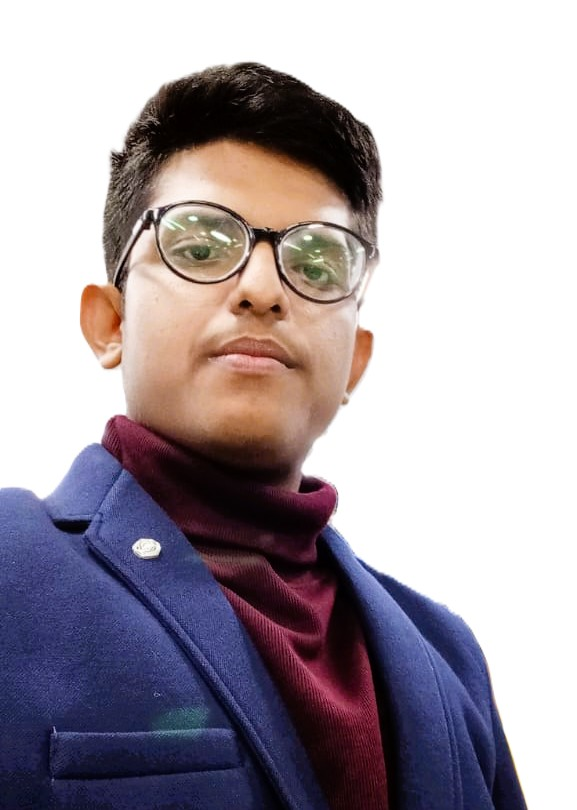
#> input picture evbharat-frontend/evbharat-frontend/backend/EVBharat Bot/data/88921723-d479-473c-a0b1-8241e82b0c16_ash.jpg, 577 x 810 px, given in place of the camera
$ python drowsiness_detection_simple.py
#> lines starting #> are read from the running program, lines starting #| are printed output that depends on the picture; after the words box and inside, x2 and y2 are one past the last pixel; in counts of white or black regions, pixels touching at a corner belong together
#> the answer given: 1
"""
🧠 Driver Drowsiness Detection - OPENCV ONLY VERSION
Ultra-simple version using only OpenCV built-in features
NO external dependencies needed!
"""

import cv2
import numpy as np
from scipy.spatial import distance
import os
import subprocess
import threading
import time

print("\n✅ OpenCV Version:", cv2.__version__)

ALERT_MESSAGE = "You are drowsy. Stop the car and take rest and be hydrated."
ALERT_COOLDOWN_SECONDS = 8
_last_alert_time = 0.0


# [37 lines left out: functions _play_alarm_and_voice, trigger_alert_if_needed, not called in this run]


def _load_cascade(possible_files):
    """Load the first available Haar cascade file from OpenCV data path."""
    for filename in possible_files:
        full_path = os.path.join(cv2.data.haarcascades, filename)
        cascade = cv2.CascadeClassifier(full_path)
        if not cascade.empty():
            return cascade, full_path
    return None, None

# ============================================================================
# 👁️ EYE ASPECT RATIO (EAR)
# ============================================================================

# [7 lines left out: function eye_aspect_ratio, not called in this run]


# ============================================================================
# 🎥 SIMPLE DROWSINESS DETECTION - BLINK-BASED
# ============================================================================

def detect_drowsiness_simple():
    """
    Simple drowsiness detection using eye blink frequency
    """
    print("\n" + "="*70)
    print("🚗 SIMPLE DROWSINESS DETECTION - STARTING")
    print("="*70)

    # Load cascade classifiers (built-in with OpenCV)
    face_cascade, face_cascade_path = _load_cascade([
        'haarcascade_frontalface_default.xml',
        'haarcascade_frontalface_alt.xml',
        'haarcascade_frontalface_alt2.xml',
    ])
    eye_cascade, eye_cascade_path = _load_cascade([
        'haarcascade_eye_tree_eyeglasses.xml',
        'haarcascade_eye.xml',
    ])

    if face_cascade is None:
        print("❌ Face cascade not found in OpenCV data directory")
        print(f"   Expected under: {cv2.data.haarcascades}")
        return

    if eye_cascade is None:
        print("❌ Eye cascade not found in OpenCV data directory")
        print(f"   Expected under: {cv2.data.haarcascades}")
        return

    print("✅ Cascade classifiers loaded")
    print(f"   Face: {face_cascade_path}")
    print(f"   Eye : {eye_cascade_path}")

    # Video capture
    cap = cv2.VideoCapture(0)

    if not cap.isOpened():
        print("❌ Cannot open webcam")
        return

    print("✅ Webcam opened")
    print("\nPress 'q' or ESC to stop\n")

    # Parameters
    blink_count = 0
    frame_count = 0
    eyes_closed_count = 0
    drowsy_threshold = 15  # Consecutive frames with eyes closed

    while True:
        ret, frame = cap.read()
#> frame is the input picture: shape (810, 577, 3); mean B, G, R 166.7, 158.9, 167.5
        if not ret:
            break

        frame = cv2.resize(frame, (640, 480))
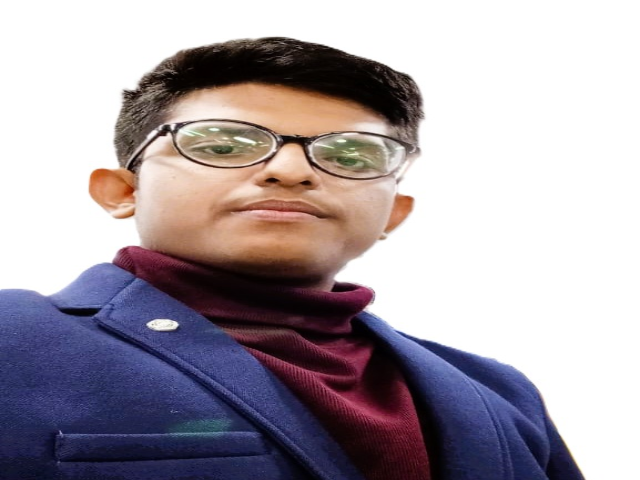
#> frame: shape (480, 640, 3); mean B, G, R 166.6, 158.8, 167.4
        gray = cv2.cvtColor(frame, cv2.COLOR_BGR2GRAY)
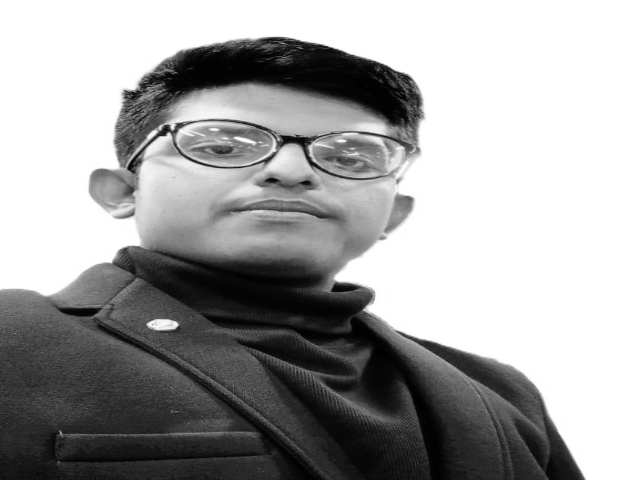
#> gray: shape (480, 640); min 0, max 255, mean 162.3

        frame_count += 1

        # Detect faces
        faces = face_cascade.detectMultiScale(gray, 1.3, 5)
#> faces = ()

        if len(faces) > 0:
            for (x, y, w, h) in faces:
                # Draw face rectangle
                cv2.rectangle(frame, (x, y), (x+w, y+h), (255, 0, 0), 2)

                # ROI for eyes detection
                roi_gray = gray[y:y+h, x:x+w]
                roi_color = frame[y:y+h, x:x+w]

                # Detect eyes
                eyes = eye_cascade.detectMultiScale(roi_gray)

                if len(eyes) >= 2:
                    # Eyes are open
                    eyes_closed_count = 0
                    cv2.putText(frame, "Eyes: OPEN", (10, 40),
                              cv2.FONT_HERSHEY_SIMPLEX, 1, (0, 255, 0), 2)
                else:
                    # Eyes are closed or not detected
                    eyes_closed_count += 1

                    if eyes_closed_count > drowsy_threshold:
                        cv2.putText(frame, "DROWSY ALERT!", (x+10, y-20),
                                  cv2.FONT_HERSHEY_SIMPLEX, 1, (0, 0, 255), 3)
                        cv2.rectangle(frame, (x, y), (x+w, y+h), (0, 0, 255), 3)
                        trigger_alert_if_needed()
                    else:
                        cv2.putText(frame, f"Eyes: CLOSED ({eyes_closed_count})",
                                  (10, 40), cv2.FONT_HERSHEY_SIMPLEX, 1, (0, 165, 255), 2)

        # Display info
        cv2.putText(frame, f"Frame: {frame_count}", (10, 80),
                   cv2.FONT_HERSHEY_SIMPLEX, 0.7, (255, 255, 255), 2)
        cv2.putText(frame, "Press 'q' to exit", (10, 120),
                   cv2.FONT_HERSHEY_SIMPLEX, 0.7, (255, 255, 255), 2)
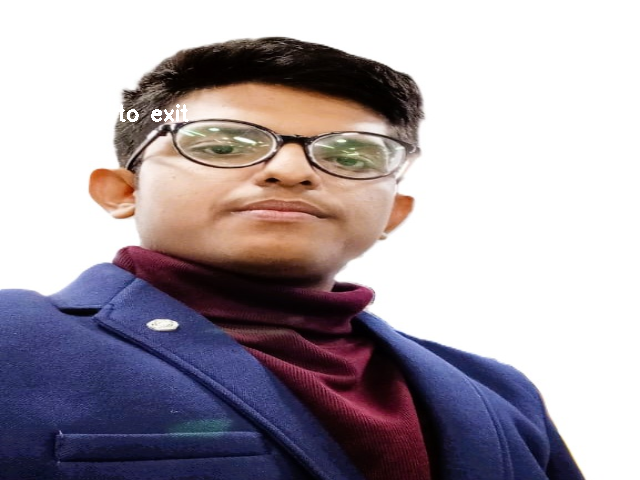
#> frame: shape (480, 640, 3); 0.15% of pixels changed, all inside (x1, y1, x2, y2) = (117, 104, 189, 122)

        # Show frame
        cv2.imshow("Drowsiness Detection", frame)

        # Check for exit
        key = cv2.waitKey(1) & 0xFF
#> (key q is pressed here)
        if key == ord('q') or key == 27:
            print("\n⏹️  Stopped by user")
            break

    cap.release()
    cv2.destroyAllWindows()

    print(f"\nTotal frames: {frame_count}")
    print("="*70 + "\n")


# ============================================================================
# 🧪 TEST DEPENDENCIES
# ============================================================================

def test_deps():
    """Test dependencies"""
    print("\n" + "="*70)
    print("🔍 TESTING DEPENDENCIES")
    print("="*70)

    try:
        import cv2
        print(f"✅ OpenCV {cv2.__version__}")
    except:
        print("❌ OpenCV not installed")
        return False

    try:
        import numpy
        print(f"✅ NumPy {numpy.__version__}")
    except:
        print("❌ NumPy not installed")
        return False

    try:
        import scipy
        print(f"✅ SciPy {scipy.__version__}")
    except:
        print("❌ SciPy not installed")
        return False

    print("="*70)
    return True


# ============================================================================
# 🚀 MAIN
# ============================================================================

if __name__ == "__main__":
    print("\n╔" + "="*68 + "╗")
    print("║" + " "*18 + "🧠 DROWSINESS DETECTION - SIMPLE" + " "*16 + "║")
    print("║" + " "*22 + "(OpenCV Only Version)" + " "*26 + "║")
    print("╚" + "="*68 + "╝")

    if test_deps():
        print("\n📋 OPTIONS:")
        print("  1. Start Detection")
        print("  2. Exit")

        choice = input("\nChoice (1-2): ").strip()

        if choice == '1':
            detect_drowsiness_simple()
        else:
            print("✅ Exiting")
    else:
        print("\n⚠️  Please install dependencies:")
        print("pip install opencv-python numpy scipy")

    print("\n" +"="*70 + "\n")
